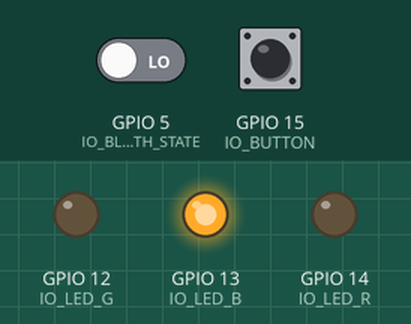
A sketch run on a simulated ESP8266 (NodeMCU). Parts: output pins drawn as LEDs (lit = HIGH). Dashed ring = blinking. Inputs (shaded band) come from the test bench; at power-on: GPIO 15 (IO_BUTTON) LOW, GPIO 5 (IO_BLUETOOTH_STATE) LOW.

Above: at 1.2 s.
1.3 s: GPIO 15 (IO_BUTTON) pulled HIGH for 1 s
At 2.7 s:
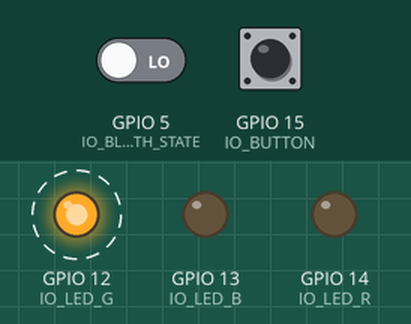
Timing chart, 0 to 11.3 s (numbered marks = the images above; inputs shaded):
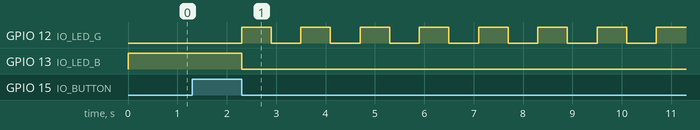

Measured:
- after the input at 1.3 s, GPIO 12 (IO_LED_G): alternates HIGH for 0.60 s and LOW for 0.60 s, starting after 1.0 s; GPIO 13 (IO_LED_B): HIGH → LOW after 1.0 s

The sketch:

Arduino.ino
```cpp
#include <Ticker.h>
#include <ESP8266WiFi.h>
#include <WiFiClient.h>
#include "SoftwareSerial.h"

#define IO_PRINTER_RX 4
#define IO_PRINTER_TX 0
#define IO_PRINTER_DTR 2
#define IO_BLUETOOTH_SERIAL Serial
#define IO_BLUETOOTH_STATE 5
#define IO_LED_R 14
#define IO_LED_G 12
#define IO_LED_B 13
#define IO_BUTTON 15

WiFiServer server(8800);
SoftwareSerial printerSerial(IO_PRINTER_RX, IO_PRINTER_TX);
Ticker tickerWifi, tickerLed, tickerButton;

int printer_heat_time = 120;

void LedControl(int Red, int Green, int Blue){
  int setRed = 0, setGreen = 0, setBlue = 0;
  if (Red >= 0 && Red <= 255) setRed = Red;
  if (Green >= 0 && Green <= 255) setGreen = Green;
  if (Blue >= 0 && Blue <= 255) setBlue = Blue;
  analogWrite(IO_LED_R, setRed);
  analogWrite(IO_LED_G, setGreen);
  analogWrite(IO_LED_B, setBlue);
}

int ledBlinkState = 0;
int ledBlinkRed = 0, ledBlinkGreen = 0, ledBlinkBlue = 0;
void LedBlink(){
  if (ledBlinkState == 0){
    ledBlinkState = 1;
    LedControl(ledBlinkRed, ledBlinkGreen, ledBlinkBlue);
  }else{
    ledBlinkState = 0;
    LedControl(0, 0, 0);
  }
}

int wifiSmartConfiging = 0;
int buttonPreState = LOW;
unsigned long buttonPreMillis = -1;
int requestNext = 0;
void ButtonCheck(){
  int buttonState = digitalRead(IO_BUTTON);
  if (buttonState != buttonPreState){
    buttonPreState = buttonState;
    if (buttonState == LOW){
      unsigned long betweenMillis = millis() - buttonPreMillis;
      if (betweenMillis >=50 && betweenMillis < 1000){
        requestNext = 1;
      }
      if (betweenMillis >= 1000 && wifiSmartConfiging == 0){
        ledBlinkState = 0;
        ledBlinkRed = 0;
        ledBlinkGreen = 255;
        ledBlinkBlue = 0;
        LedBlink();
        tickerLed.attach(0.6, LedBlink);
        WiFi.beginSmartConfig();
        wifiSmartConfiging = 1;
        WifiCheck();
        tickerWifi.attach(0.3, WifiCheck);
      }
      buttonPreMillis = -1;
    }
  }
  if (buttonState == HIGH && buttonPreMillis == -1){
    buttonPreMillis = millis();
  }
}

void WifiCheck(){
  if (WiFi.status() == WL_CONNECTED){
    if (WiFi.smartConfigDone()){
      tickerLed.detach();
      tickerWifi.detach();
      ledBlinkState = 0;
      ledBlinkRed = 0;
      ledBlinkGreen = 0;
      ledBlinkBlue = 0;
      LedControl(0, 0, 255);
      wifiSmartConfiging = 0;
    }
  }
}

void pinConfig(){
  pinMode(IO_PRINTER_DTR, INPUT);
  pinMode(IO_BLUETOOTH_STATE, INPUT);
  pinMode(IO_LED_R, OUTPUT);
  analogWrite(IO_LED_R, 0);
  pinMode(IO_LED_G, OUTPUT);
  analogWrite(IO_LED_G, 0);
  pinMode(IO_LED_B, OUTPUT);
  analogWrite(IO_LED_B, 255);
  pinMode(IO_BUTTON, INPUT);
}

void setup(){
  pinConfig();

  WiFi.mode(WIFI_STA);
  server.begin();
  IO_BLUETOOTH_SERIAL.begin(9600);
  tickerButton.attach(0.02, ButtonCheck);
  printerSerial.begin(9600);
}

void printerTimeoutWait(){
  while (digitalRead(IO_PRINTER_DTR) == HIGH);
}

int bluetoothConnected = 0;
WiFiClient client;
void loop(){
  if (!client.connected()){
    client = server.available();
  }else{
    while (client.available() > 0){
      printerTimeoutWait();
      if (!client.connected()) break;
      client.write(0xFF);
      printerSerial.write(client.read());
    }
    if (requestNext == 1){
      requestNext = 0;
      client.write(0x01);
    }
  }
  if (digitalRead(IO_BLUETOOTH_STATE) == HIGH){
    if (bluetoothConnected == 0){
      bluetoothConnected = 1;
      IO_BLUETOOTH_SERIAL.flush();
    }
  }else{
    if (bluetoothConnected == 1) bluetoothConnected = 0;
  }
  if (bluetoothConnected == 1){
    while (IO_BLUETOOTH_SERIAL.available() > 0){
      printerTimeoutWait();
      if (digitalRead(IO_BLUETOOTH_STATE) != HIGH) break;
      IO_BLUETOOTH_SERIAL.write(0xFF);
      printerSerial.write(IO_BLUETOOTH_SERIAL.read());
    }
    if (requestNext == 1){
      requestNext = 0;
      IO_BLUETOOTH_SERIAL.write(0x01);
    }
  }
}
```
